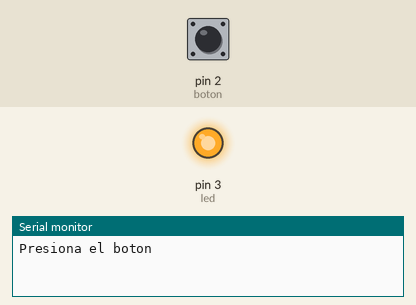
This sketch was run on a simulated Arduino Uno, built with avr-gcc and run on an emulated ATmega328P. Shown: output pins drawn as LEDs (lit = HIGH), the last lines printed to the serial monitor. Dashed ring = blinking. The inputs (shaded band) are chosen by the test bench; at power-on: pin 2 (boton) LOW.

Above: at 1.2 s.
1.3 s: pin 2 (boton) pulled HIGH for 1 s
At 3.0 s:
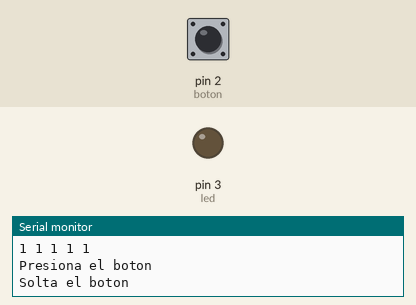
3.8 s: pin 2 (boton) pulled HIGH for 3.2 s
At 3.96 s:
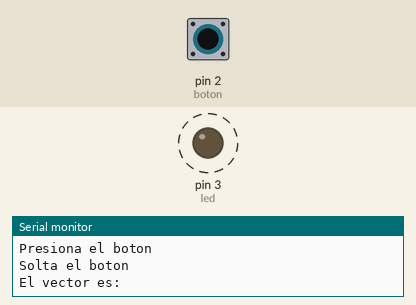
8.5 s: pin 2 (boton) driven HIGH
At 9.2 s:
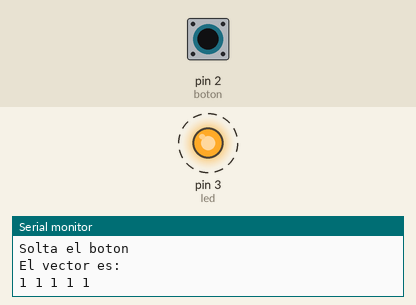
11.5 s: pin 2 (boton) driven LOW
At 11.5 s:
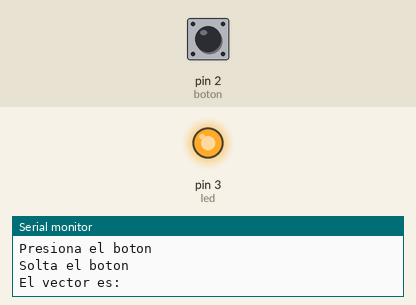
Timing chart, 0 to 14.0 s (numbered marks = the images above; inputs shaded):
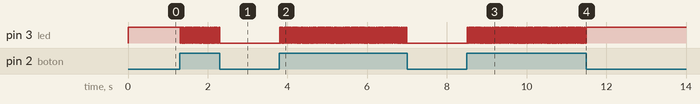

Measured:
- after the input at 1.3 s, pin 3 (led): alternates HIGH for 0.02 s and LOW for 0.02 s, 51 changes in all, then stays LOW, starting at once
- after the input at 3.8 s, pin 3 (led): alternates HIGH for 0.02 s and LOW for 0.02 s, 156 changes in all, then stays LOW, starting at once
- after the input at 8.5 s, pin 3 (led): alternates HIGH for 0.02 s and LOW for 0.02 s, starting at once
- after the input at 11.5 s, pin 3 (led): stops changing and stays HIGH

The sketch:

guia_de_ejercicios_28.ino
```cpp
//Ejercicio 8

int led = 3;
int boton = 2;
int secuencia[5];
int pos = 0;

void setup() {
  pinMode(led, OUTPUT);
  pinMode(boton, INPUT);
  Serial.begin(9600);
}

void loop() {
  digitalWrite(led, HIGH);
  Serial.println("Presiona el boton");

  while (digitalRead(boton) == LOW) {

  }

  delay(10);

  if (digitalRead(boton) == HIGH) {
    secuencia[pos] = 1;
  } else {
    secuencia[pos] = 0;
  }

  digitalWrite(led, LOW);
  Serial.println("Solta el boton");

  while (digitalRead(boton) == LOW) {

  }

  delay(10);

  pos++;

  if (pos >= 5) {

    Serial.println("El vector es:");
    for (int i = 0; i < 5; i++) {
      Serial.print(secuencia[i]);
      Serial.print(" ");
    }
    Serial.println();


    memset(secuencia, 0, sizeof(secuencia));
    pos = 0;
  }
}
```
